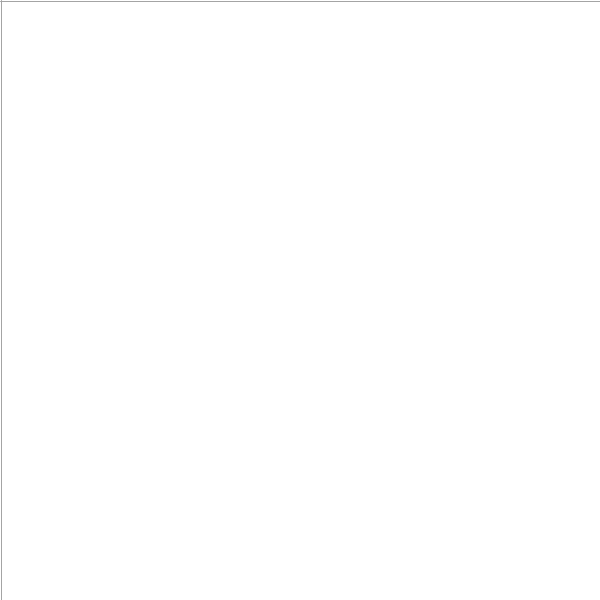
Frame 1 (no input)
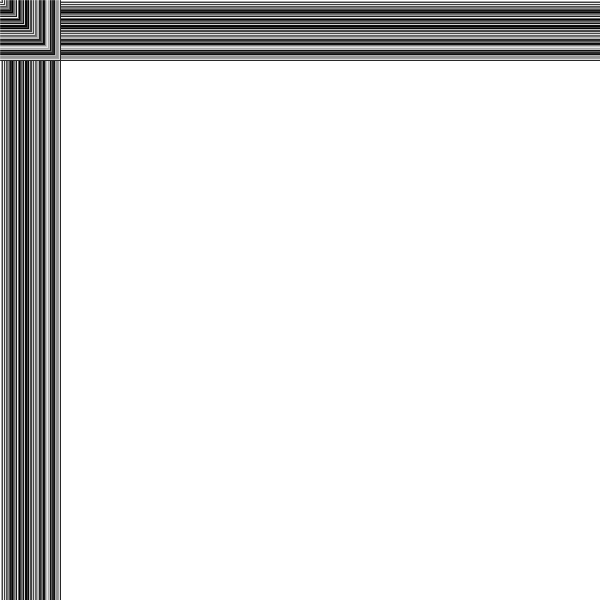
Frame 60 (the mouse pressed at the canvas centre just before this capture)
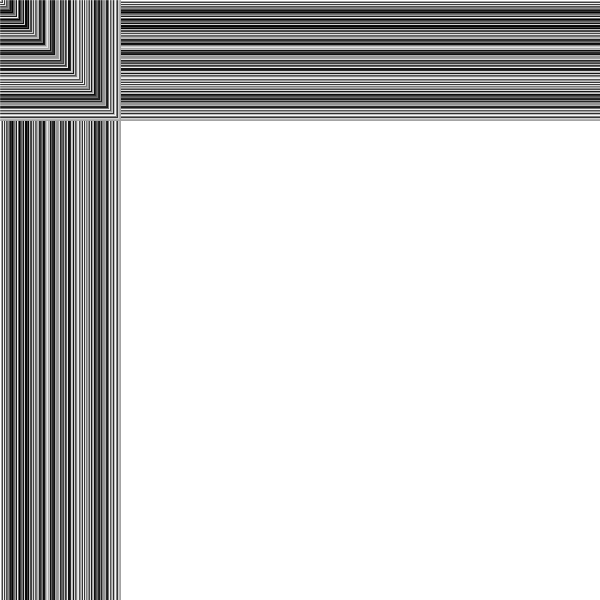
Frame 120 (the mouse held since frame 60 and released just before this capture)

The Processing sketch that drew these frames (run headless with seeded random() and noise(); from frame 60 on, the mouse is pressed at the canvas centre):

// Processing sketch: processing_148564
// ── processing_148564.pde

// First and only once:
void setup()
{
  size(600, 600);
  background(255, 255, 255);
  frameRate(30);
}
 
// Then, repeat:
void draw()
{ 
  strokeWeight(1);
  stroke(random(255));
  line(frameCount, 0, frameCount, height);
  line(0, frameCount, width, frameCount);


  if (frameCount > width)
    noLoop();

}
